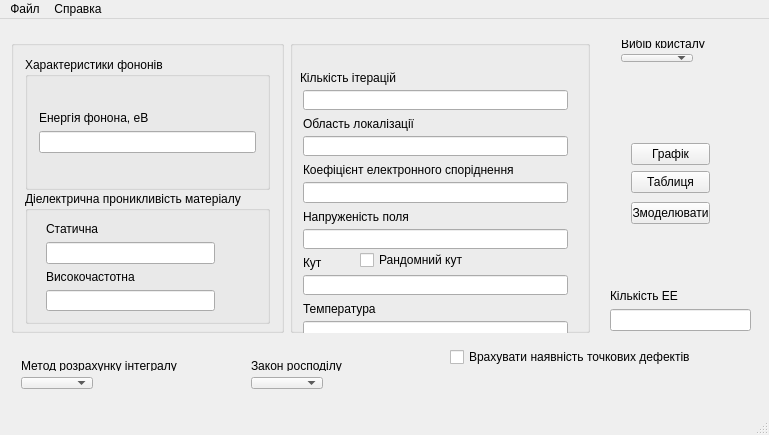
<?xml version="1.0" encoding="UTF-8"?>
<ui version="4.0">
 <class>MainWindow</class>
 <widget class="QMainWindow" name="MainWindow">
  <property name="geometry">
   <rect>
    <x>0</x>
    <y>0</y>
    <width>769</width>
    <height>435</height>
   </rect>
  </property>
  <property name="sizePolicy">
   <sizepolicy hsizetype="Maximum" vsizetype="Maximum">
    <horstretch>0</horstretch>
    <verstretch>0</verstretch>
   </sizepolicy>
  </property>
  <property name="minimumSize">
   <size>
    <width>609</width>
    <height>343</height>
   </size>
  </property>
  <property name="maximumSize">
   <size>
    <width>900</width>
    <height>500</height>
   </size>
  </property>
  <property name="windowTitle">
   <string>ExCiton 0.2</string>
  </property>
  <property name="windowIcon">
   <iconset>
    <normaloff>2.ico</normaloff>2.ico</iconset>
  </property>
  <widget class="QWidget" name="centralWidget">
   <widget class="QWidget" name="layoutWidget">
    <property name="geometry">
     <rect>
      <x>0</x>
      <y>10</y>
      <width>601</width>
      <height>315</height>
     </rect>
    </property>
    <layout class="QFormLayout" name="formLayout">
     <item row="0" column="0">
      <widget class="QGroupBox" name="groupBox_3">
       <property name="sizePolicy">
        <sizepolicy hsizetype="Preferred" vsizetype="Preferred">
         <horstretch>0</horstretch>
         <verstretch>0</verstretch>
        </sizepolicy>
       </property>
       <property name="title">
        <string/>
       </property>
       <layout class="QVBoxLayout" name="verticalLayout_4">
        <item>
         <widget class="QGroupBox" name="groupBox_2">
          <property name="minimumSize">
           <size>
            <width>191</width>
            <height>133</height>
           </size>
          </property>
          <property name="title">
           <string>Характеристики фононів</string>
          </property>
          <layout class="QVBoxLayout" name="verticalLayout_2">
           <item>
            <spacer name="verticalSpacer">
             <property name="orientation">
              <enum>Qt::Vertical</enum>
             </property>
             <property name="sizeHint" stdset="0">
              <size>
               <width>17</width>
               <height>15</height>
              </size>
             </property>
            </spacer>
           </item>
           <item>
            <widget class="QLabel" name="label_5">
             <property name="text">
              <string>Енергія фонона, еВ</string>
             </property>
            </widget>
           </item>
           <item>
            <widget class="QLineEdit" name="E_fonona"/>
           </item>
           <item>
            <spacer name="verticalSpacer_6">
             <property name="orientation">
              <enum>Qt::Vertical</enum>
             </property>
             <property name="sizeHint" stdset="0">
              <size>
               <width>20</width>
               <height>17</height>
              </size>
             </property>
            </spacer>
           </item>
          </layout>
         </widget>
        </item>
        <item>
         <widget class="QGroupBox" name="groupBox">
          <property name="enabled">
           <bool>true</bool>
          </property>
          <property name="minimumSize">
           <size>
            <width>221</width>
            <height>133</height>
           </size>
          </property>
          <property name="title">
           <string>Діелектрична проникливість матеріалу</string>
          </property>
          <widget class="QWidget" name="layoutWidget">
           <property name="geometry">
            <rect>
             <x>10</x>
             <y>20</y>
             <width>191</width>
             <height>111</height>
            </rect>
           </property>
           <layout class="QVBoxLayout" name="verticalLayout_3">
            <item>
             <spacer name="verticalSpacer_3">
              <property name="orientation">
               <enum>Qt::Vertical</enum>
              </property>
              <property name="sizeHint" stdset="0">
               <size>
                <width>20</width>
                <height>13</height>
               </size>
              </property>
             </spacer>
            </item>
            <item>
             <widget class="QLabel" name="label_2">
              <property name="text">
               <string>Статична</string>
              </property>
             </widget>
            </item>
            <item>
             <widget class="QLineEdit" name="eps_0"/>
            </item>
            <item>
             <spacer name="verticalSpacer_2">
              <property name="orientation">
               <enum>Qt::Vertical</enum>
              </property>
              <property name="sizeHint" stdset="0">
               <size>
                <width>17</width>
                <height>13</height>
               </size>
              </property>
             </spacer>
            </item>
            <item>
             <widget class="QLabel" name="label">
              <property name="text">
               <string>Високочастотна</string>
              </property>
             </widget>
            </item>
            <item>
             <widget class="QLineEdit" name="eps_nesk"/>
            </item>
            <item>
             <spacer name="verticalSpacer_4">
              <property name="orientation">
               <enum>Qt::Vertical</enum>
              </property>
              <property name="sizeHint" stdset="0">
               <size>
                <width>20</width>
                <height>17</height>
               </size>
              </property>
             </spacer>
            </item>
           </layout>
          </widget>
         </widget>
        </item>
       </layout>
      </widget>
     </item>
     <item row="0" column="1">
      <widget class="QGroupBox" name="groupBox_4">
       <property name="title">
        <string/>
       </property>
       <widget class="QCheckBox" name="chRandomAngle">
        <property name="geometry">
         <rect>
          <x>70</x>
          <y>210</y>
          <width>141</width>
          <height>20</height>
         </rect>
        </property>
        <property name="text">
         <string>Рандомний кут</string>
        </property>
       </widget>
       <widget class="QLineEdit" name="n_iter">
        <property name="geometry">
         <rect>
          <x>13</x>
          <y>50</y>
          <width>265</width>
          <height>20</height>
         </rect>
        </property>
       </widget>
       <widget class="QLineEdit" name="obl_localizacii">
        <property name="geometry">
         <rect>
          <x>13</x>
          <y>96</y>
          <width>265</width>
          <height>20</height>
         </rect>
        </property>
       </widget>
       <widget class="QLineEdit" name="temperatura">
        <property name="geometry">
         <rect>
          <x>13</x>
          <y>281</y>
          <width>265</width>
          <height>21</height>
         </rect>
        </property>
       </widget>
       <widget class="QLineEdit" name="kut">
        <property name="geometry">
         <rect>
          <x>13</x>
          <y>235</y>
          <width>265</width>
          <height>20</height>
         </rect>
        </property>
       </widget>
       <widget class="QLineEdit" name="napr_polia">
        <property name="geometry">
         <rect>
          <x>13</x>
          <y>189</y>
          <width>265</width>
          <height>20</height>
         </rect>
        </property>
       </widget>
       <widget class="QLineEdit" name="koef_elektr_sporidn">
        <property name="geometry">
         <rect>
          <x>13</x>
          <y>142</y>
          <width>265</width>
          <height>21</height>
         </rect>
        </property>
       </widget>
       <widget class="QLabel" name="label_10">
        <property name="geometry">
         <rect>
          <x>13</x>
          <y>261</y>
          <width>87</width>
          <height>16</height>
         </rect>
        </property>
        <property name="text">
         <string>Температура</string>
        </property>
       </widget>
       <widget class="QLabel" name="label_8">
        <property name="geometry">
         <rect>
          <x>13</x>
          <y>169</y>
          <width>126</width>
          <height>16</height>
         </rect>
        </property>
        <property name="text">
         <string>Напруженість поля</string>
        </property>
       </widget>
       <widget class="QLabel" name="label_4">
        <property name="geometry">
         <rect>
          <x>13</x>
          <y>122</y>
          <width>259</width>
          <height>16</height>
         </rect>
        </property>
        <property name="text">
         <string>Коефіцієнт електронного споріднення</string>
        </property>
       </widget>
       <widget class="QLabel" name="label_9">
        <property name="geometry">
         <rect>
          <x>13</x>
          <y>215</y>
          <width>28</width>
          <height>16</height>
         </rect>
        </property>
        <property name="text">
         <string>Кут </string>
        </property>
       </widget>
       <widget class="QLabel" name="label_7">
        <property name="geometry">
         <rect>
          <x>13</x>
          <y>76</y>
          <width>129</width>
          <height>16</height>
         </rect>
        </property>
        <property name="text">
         <string>Область локалізації</string>
        </property>
       </widget>
       <widget class="QLabel" name="label_6">
        <property name="geometry">
         <rect>
          <x>10</x>
          <y>30</y>
          <width>119</width>
          <height>16</height>
         </rect>
        </property>
        <property name="text">
         <string>Кількість ітерацій</string>
        </property>
       </widget>
       <zorder>n_iter</zorder>
       <zorder>obl_localizacii</zorder>
       <zorder>temperatura</zorder>
       <zorder>kut</zorder>
       <zorder>napr_polia</zorder>
       <zorder>koef_elektr_sporidn</zorder>
       <zorder>label_10</zorder>
       <zorder>label_8</zorder>
       <zorder>label_4</zorder>
       <zorder>label_9</zorder>
       <zorder>label_7</zorder>
       <zorder>label_6</zorder>
       <zorder>chRandomAngle</zorder>
      </widget>
     </item>
    </layout>
   </widget>
   <widget class="QWidget" name="layoutWidget">
    <property name="geometry">
     <rect>
      <x>620</x>
      <y>110</y>
      <width>101</width>
      <height>111</height>
     </rect>
    </property>
    <layout class="QVBoxLayout" name="verticalLayout_5">
     <item>
      <layout class="QVBoxLayout" name="verticalLayout">
       <item>
        <widget class="QPushButton" name="showGraph">
         <property name="text">
          <string>Графік</string>
         </property>
        </widget>
       </item>
       <item>
        <widget class="QPushButton" name="showTable">
         <property name="text">
          <string>Таблиця</string>
         </property>
        </widget>
       </item>
      </layout>
     </item>
     <item>
      <widget class="QPushButton" name="b_modeling">
       <property name="text">
        <string>Змоделювати</string>
       </property>
      </widget>
     </item>
    </layout>
   </widget>
   <widget class="QWidget" name="layoutWidget_2">
    <property name="geometry">
     <rect>
      <x>10</x>
      <y>330</y>
      <width>197</width>
      <height>51</height>
     </rect>
    </property>
    <layout class="QFormLayout" name="formLayout_3">
     <item row="0" column="0">
      <widget class="QLabel" name="label_12">
       <property name="text">
        <string>Метод розрахунку інтегралу</string>
       </property>
      </widget>
     </item>
     <item row="1" column="0">
      <widget class="QComboBox" name="CheckIntegral"/>
     </item>
    </layout>
   </widget>
   <widget class="QWidget" name="layoutWidget_3">
    <property name="geometry">
     <rect>
      <x>240</x>
      <y>330</y>
      <width>197</width>
      <height>51</height>
     </rect>
    </property>
    <layout class="QFormLayout" name="formLayout_4">
     <item row="2" column="0">
      <widget class="QComboBox" name="CheckLow"/>
     </item>
     <item row="1" column="0">
      <widget class="QLabel" name="label_13">
       <property name="text">
        <string>Закон росподілу</string>
       </property>
      </widget>
     </item>
    </layout>
   </widget>
   <widget class="QCheckBox" name="checkBox">
    <property name="geometry">
     <rect>
      <x>450</x>
      <y>330</y>
      <width>291</width>
      <height>16</height>
     </rect>
    </property>
    <property name="text">
     <string>Врахувати наявність точкових дефектів</string>
    </property>
   </widget>
   <widget class="QWidget" name="layoutWidget">
    <property name="geometry">
     <rect>
      <x>610</x>
      <y>10</y>
      <width>112</width>
      <height>44</height>
     </rect>
    </property>
    <layout class="QFormLayout" name="formLayout_2">
     <item row="0" column="0">
      <widget class="QLabel" name="label_11">
       <property name="text">
        <string>Вибір кристалу</string>
       </property>
      </widget>
     </item>
     <item row="1" column="0">
      <widget class="QComboBox" name="CheckCristal"/>
     </item>
    </layout>
   </widget>
   <widget class="QLabel" name="label_14">
    <property name="geometry">
     <rect>
      <x>610</x>
      <y>270</y>
      <width>266</width>
      <height>14</height>
     </rect>
    </property>
    <property name="text">
     <string>Кількість ЕЕ</string>
    </property>
   </widget>
   <widget class="QLineEdit" name="lineEdit">
    <property name="geometry">
     <rect>
      <x>610</x>
      <y>290</y>
      <width>141</width>
      <height>22</height>
     </rect>
    </property>
   </widget>
  </widget>
  <widget class="QMenuBar" name="menuBar">
   <property name="geometry">
    <rect>
     <x>0</x>
     <y>0</y>
     <width>769</width>
     <height>19</height>
    </rect>
   </property>
   <widget class="QMenu" name="menu">
    <property name="title">
     <string>Файл</string>
    </property>
    <addaction name="ev_open"/>
    <addaction name="ev_save"/>
    <addaction name="ev_saveAs"/>
    <addaction name="separator"/>
    <addaction name="ev_exit"/>
   </widget>
   <widget class="QMenu" name="menu_2">
    <property name="title">
     <string>Справка</string>
    </property>
    <addaction name="separator"/>
    <addaction name="separator"/>
    <addaction name="ev_manual"/>
    <addaction name="separator"/>
    <addaction name="ev_about"/>
    <addaction name="upgrade"/>
   </widget>
   <addaction name="menu"/>
   <addaction name="menu_2"/>
  </widget>
  <widget class="QStatusBar" name="statusBar"/>
  <action name="ev_open">
   <property name="text">
    <string>Відкрити конфігураційний файл</string>
   </property>
   <property name="shortcut">
    <string>Ctrl+O</string>
   </property>
  </action>
  <action name="ev_save">
   <property name="text">
    <string>Зберегти</string>
   </property>
   <property name="shortcut">
    <string>Ctrl+S</string>
   </property>
  </action>
  <action name="ev_saveAs">
   <property name="text">
    <string>Зберегти як</string>
   </property>
   <property name="shortcut">
    <string>Ctrl+A</string>
   </property>
  </action>
  <action name="ev_exit">
   <property name="text">
    <string>Вихід</string>
   </property>
   <property name="shortcut">
    <string>Ctrl+Q</string>
   </property>
  </action>
  <action name="ev_manual">
   <property name="text">
    <string>Справка</string>
   </property>
   <property name="shortcut">
    <string>F1</string>
   </property>
  </action>
  <action name="ev_about">
   <property name="text">
    <string>Про програму</string>
   </property>
  </action>
  <action name="upgrade">
   <property name="text">
    <string>Оновити</string>
   </property>
  </action>
 </widget>
 <layoutdefault spacing="6" margin="11"/>
 <resources/>
 <connections/>
</ui>
